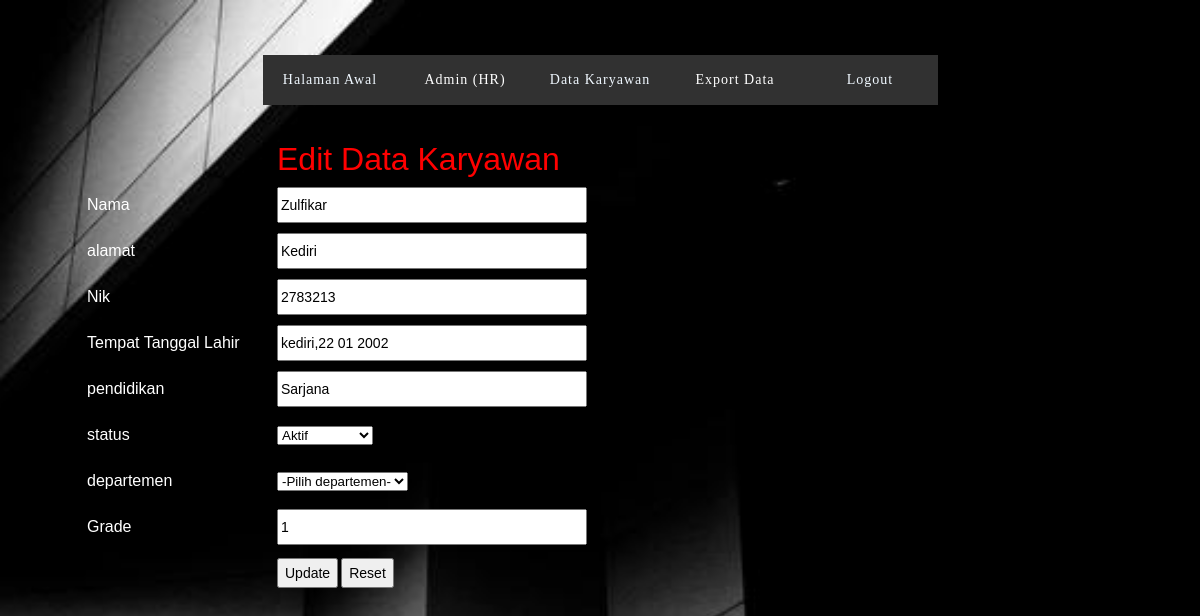
The page /crud2/simpan.php?ubah=1 on the database its author committed.
### tables this page shows
CREATE TABLE `karyawan` (
  `id` int(11) NOT NULL,
  `nama` text NOT NULL,
  `alamat` varchar(20) NOT NULL,
  `nik` int(20) NOT NULL,
  `ttl` varchar(20) NOT NULL,
  `pendidikan` varchar(20) NOT NULL,
  `status` text NOT NULL,
  `departemen` varchar(20) NOT NULL,
  `grade` int(5) NOT NULL
);

### crud2/simpan.php (the view, shortened to what this page needs)
<!DOCTYPE html>
<?php
$host ='localhost';
$user ='root';
$pass ='';
$db   ='crud1';
$conn = mysqli_connect($host,$user,$pass,$db);
mysqli_select_db($conn, $db);
$nama = '';
$alamat = '';
$nik = '';
$ttl = '';
$pendidikan = '';
$status = '';
$grade = '';
if(isset($_GET['ubah'])){
$id = $_GET['ubah'];
$query = "SELECT * FROM karyawan WHERE id = '$id';";
$sql = mysqli_query($conn, $query);
$result = mysqli_fetch_assoc($sql);
$nama = $result['nama'];
$alamat = $result['alamat'];
$nik = $result['nik'];
$ttl = $result['ttl'];
$pendidikan = $result['pendidikan'];
$status = $result['status'];
$grade = $result['grade'];
}
?>
<html lang="en">
  <head>
    <link rel="stylesheet" href="stylesheet.css">
  </head>
  <body>
  <div class="menu-area" style="width: 700px; height: 50px;">
        <ul>
            <li><a href="homepage.php">Halaman Awal</a></li>
            <li>Admin (HR)
            </li>
            <li><a href="cari.php"><span>Data Karyawan</span></a></li>
            <li>Export Data
            </li>
            <li><a href="logout.php"><span>Logout</span></a></li>
        </ul>
    </div>
    <br>
    <br>
    <br>
    <br>
    <br>
    <br>
    <br>
    <div style="border: 0; padding: 10px; width: 760px; height: auto">
      <form action="psimpan.php" method="POST">
        <table
          width="760"
          border="0"
          align="center"
          cellpading="0"
          cellspacing="0"
        >
          <tr height="46">
            <td width="10%"></td>
            <td width="25%"></td>
            <td width="65%">
              <?php
                  if(isset($_GET['ubah'])){
              ?>
              <font color="red" size="6">Edit Data Karyawan</font>
              <?php
                  } else{
              ?>
              <font color="red" size="6">Form Input Data Karyawan</font>
              <?php
                  }
              ?>
            </td>
          </tr>
          <tr height="46">
            <td></td>
            <td><font size="3" color="#fff">Nama</font></td>
            <td><input type="text" name="nama" size="35" maxlength="15" value="<?php echo $nama; ?>"/></td>
          </tr>
          <tr height="46">
            <td></td>
            <td><font size="3" color="#fff">alamat</font></td>
            <td><input type="text" name="alamat" size="35" maxlength="15" value="<?php echo $alamat; ?>"/></td>
          </tr>
          <tr height="46">
            <td></td>
            <td><font size="3" color="#fff">Nik</font></td>
            <td><input type="text" name="nik" size="35" maxlength="15" value="<?php echo $nik; ?>"/></td>
          </tr>
          <tr height="46">
            <td></td>
            <td><font size="3" color="#fff">Tempat Tanggal Lahir</font></td>
            <td><input type="text" name="ttl" size="35" maxlength="30" value="<?php echo $ttl; ?>"/></td>
          </tr>
          <tr height="46">
            <td></td>
            <td><font size="3" color="#fff">pendidikan</font></td>
            <td><input type="text" name="pendidikan" size="35" maxlength="15" value="<?php echo $pendidikan; ?>"/></td>
          </tr>
          <tr height="46">
            <td></td>
            <td><font size="3" color="#fff">status</font></td>
            <td>
              <select name="status">
                <option <?php if($status == 'Aktif'){echo "selected";} ?> value="Aktif">Aktif</option>
              </select>
            </td>
          </tr>
          <tr height="46">
            <td></td>
            <td><font size="3" color="#fff">departemen</font></td>
            <td>
              <select name="departemen">
                <option value="-">-Pilih departemen-</option>
              </select>
            </td>
          </tr>
          <tr height="46">
            <td></td>
            <td><font size="3" color="#fff">Grade</font></td>
            <td><input type="text" name="grade" size="35" maxlength="15" value="<?php echo $grade; ?>"/></td>
          </tr>
          <tr height="46">
            <td></td>
            <td></td>
            <td>
            <?php
                  if(isset($_GET['ubah'])){
              ?>
              <input type="submit" name="submit" value="Update" />
              <input type="reset" name="reset" value="Reset" />
              <?php
                  } else{
              ?>
              <input type="submit" name="submit" value="Simpan" />
              <input type="reset" name="reset" value="Reset" />
              <?php
                  }
              ?>
            </td>
          </tr>
        </table>
      </form>
    </div>
  </body>
</html>

### crud2/stylesheet.css (style rules this page uses)
body { padding: 0; margin: 0; background-image: url(bg1.jpg); -webkit-background-size: cover; background-size: cover; background-position: center center; height: 100vh; background-repeat: no-repeat; }
.menu-area ul { list-style: none; }
.menu-area { display: inline-block; text-align: center; position: absolute; top: 10%; left: 50%; transform: translate(-50%, -50%); }
.menu-area > ul { list-style: none; padding: 0; margin: 0; display: inline-block; background: #313131; color: #fff; }
.menu-area > ul > li { position: relative; cursor: pointer; font-family: poppins; font-size: 14px; letter-spacing: 1px; float: left; width: 135px; height: 50px; line-height: 50px; }
.menu-area a { color: aliceblue; text-decoration: none; }
table { font-family: Verdana, Arial, Helvetica, sans-serif; font-size: 11px; }
input { font-family: Verdana, Arial, Helvetica, sans-serif; font-size: 14px; height: 30px; }

### rows shown on the page
karyawan: nama "Zulfikar", alamat "Kediri", nik "2783213", ttl "kediri,22 01 2002", pendidikan "Sarjana", status "Aktif", grade "1"
